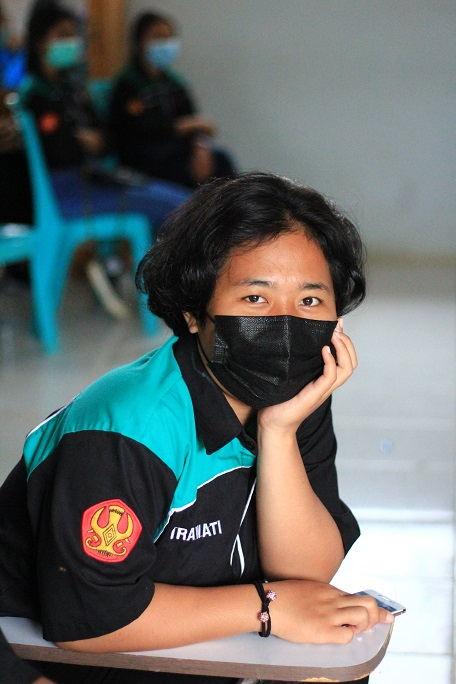
#> input picture vira1.JPG, 456 x 684 px
$ python histogram.py
#> lines starting #> are read from the running program, lines starting #| are printed output that depends on the picture
import numpy as np
import cv2 as cv
import matplotlib.pyplot as plt
citra = cv.imread('vira1.JPG')
#> citra is the input picture: shape (684, 456, 3); mean B, G, R 107.3, 109.2, 103.1
histo = cv.calcHist([citra], [0], None,
[256], [0, 256])
#> histo = 256 values, max 10221 at index 255, min 87 at index 243, mean 1218.4

plt.plot(histo)
plt.show()
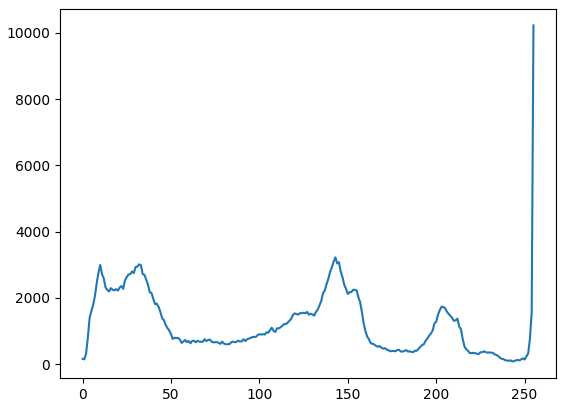
#> figure drawn by matplotlib, 1 panel; curve peaks at x = 255, y = 10221

$ run again, with virawat.jpg copied over vira1.JPG
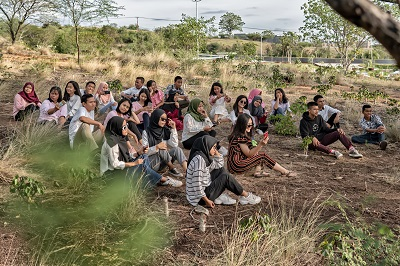
#> input picture virawat.jpg, 400 x 266 px
#> citra is the input picture: shape (266, 400, 3); mean B, G, R 94.6, 117.6, 127.2
#> histo = 256 values, max 1482 at index 0, min 19 at index 254, mean 415.6
#> `plt.show()`:
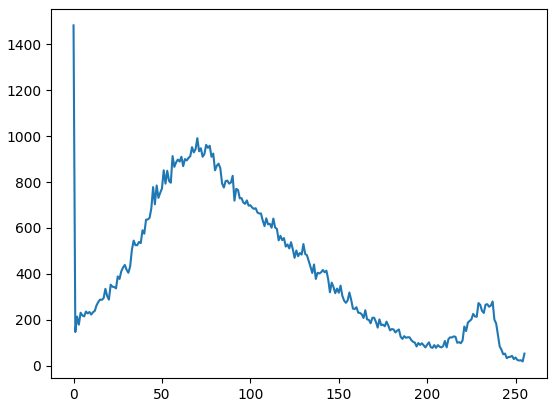
#> figure drawn by matplotlib, 1 panel; curve peaks at x = 0, y = 1482
